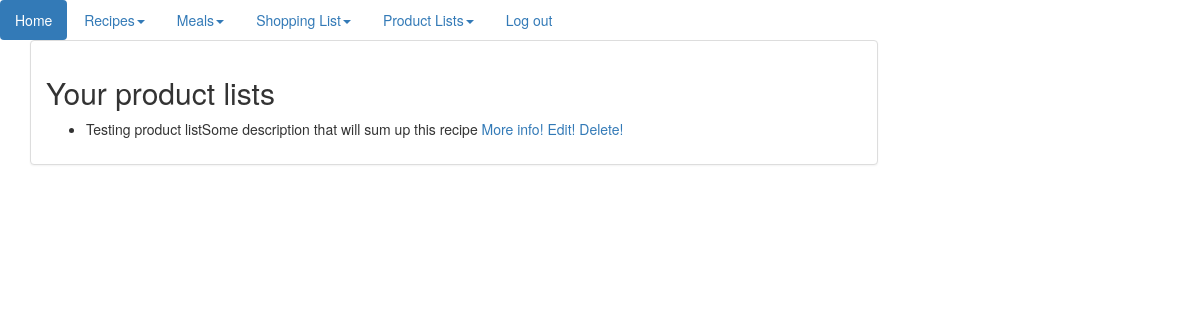
Page /product_lists/ (signed in) on the earlier database version.
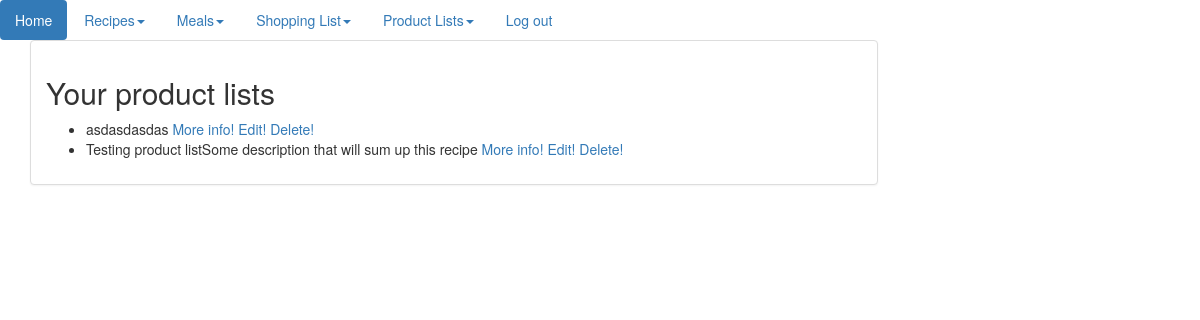
Same page on the later database version.
### recipe/models.py (models this page shows)
class ProductList(models.Model):
    name = models.CharField(max_length=200)
    user = models.ForeignKey(User, on_delete=models.CASCADE)
    description = models.CharField(max_length=200)
    items = models.ManyToManyField(Ingredient)
    card = models.CharField(max_length=1024)
    class Meta:
        ordering = ["-id"]
    def __str__(self):
        return self.name + self.description

### website/views.py (the view)
# urls.py: url(r'^product_lists/', ShowProductLists.as_view()),
class ShowProductLists(LoginRequiredMixin, ListView):
    context_object_name = 'product_list'
    queryset = ProductList.objects.all()
    def get_context_data(self, **kwargs):
        queryset = ProductList.objects.filter(user=self.request.user)
        context = {
            'paginator': None,
            'page_obj': None,
            'is_paginated': False,
            'object_list': queryset,
        }
        context.update(kwargs)
        return context

### templates/recipe/productlist_list.html
{% extends "index.html" %}
{% block content %}
    <h2>Your product lists</h2>
    <ul>
        {% for product_list in object_list %}
            <li>{{ product_list }} <a href="/product_list/{{ product_list.id }}">More info!</a> <a
                    href="/edit_product_list/{{ product_list.id }}">Edit!</a> <a
                    href="/delete_product_list/{{ product_list.id }}">Delete!</a>
            </li>
        {% endfor %}
    </ul>
{% endblock %}

Differences in the rows shown:
added ProductList: name+description "asdasdasdas"
